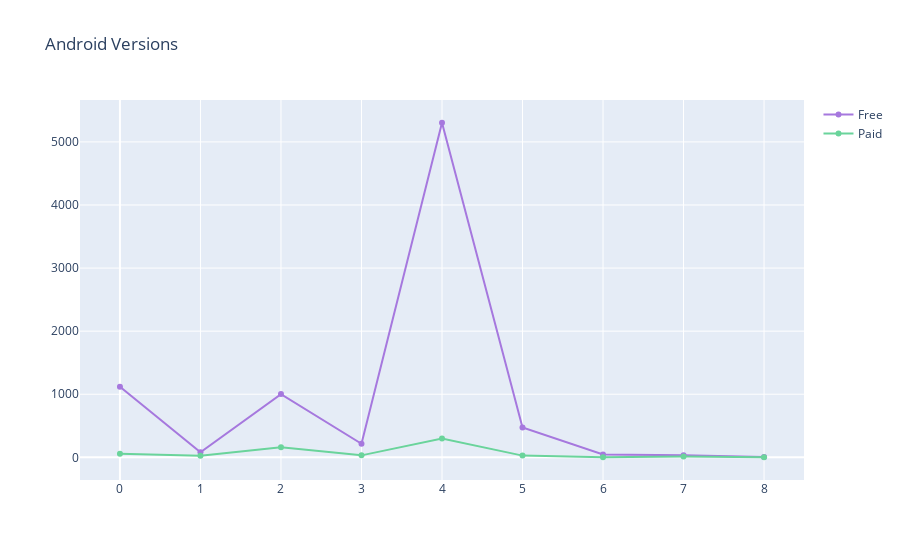

Write notebook code for a chart like this one.
### Markdown cell above
We already discuss about the category of the apps that most of the apps are belongs to the category of Family Game and Tools. --> 2nd most category of apps are Games kids now these days!!!

### Code cell
col='Android Ver'
v1=d1[col].value_counts().reset_index()
v1=v1.rename(columns={col:'count','index':col})
v1['percent']=v1['count'].apply(lambda x : 100*x/sum(v1['count']))
v1=v1.sort_values(col)
v2=d2[col].value_counts().reset_index()
v2=v2.rename(columns={col:'count','index':col})
v2['percent']=v2['count'].apply(lambda x : 100*x/sum(v2['count']))
v2=v2.sort_values(col)
trace1 = go.Scatter(x=v1[col], y=v1["count"], name="Free", marker=dict(color="#a678de"))
trace2 = go.Scatter(x=v2[col], y=v2["count"], name="Paid", marker=dict(color="#6ad49b"))
y = [trace1, trace2]
layout={'title':"Android Versions"}
fig = go.Figure(data=y, layout=layout)
iplot(fig)

### Figure 1 — Plotly figure (JSON) as saved in the notebook; plotly's stock layout.template omitted (floating-point values rounded to 4 significant figures)
{"data": [{"marker": {"color": "#a678de"}, "name": "Free", "type": "scatter", "x": [0, 1, 2, 3, 4, 5, 6, 7, 8], "y": [1120, 81, 1002, 215, 5304, 473, 44, 32, 4]}, {"marker": {"color": "#6ad49b"}, "name": "Paid", "type": "scatter", "x": [0, 1, 2, 3, 4, 5, 6, 7, 8], "y": [58, 23, 158, 31, 298, 27, 2, 13, 1]}], "layout": {"title": {"text": "Android Versions"}}}
